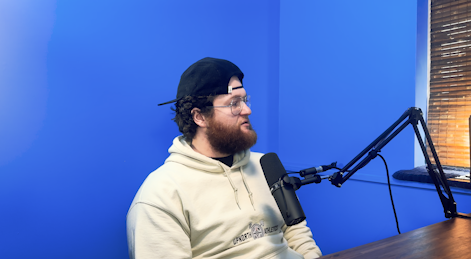
#> input picture testface4.png, 471 x 259 px
$ python detect.py
#> lines starting #> are read from the running program, lines starting #| are printed output that depends on the picture; after the words box and inside, x2 and y2 are one past the last pixel; in counts of white or black regions, pixels touching at a corner belong together
import cv2

def detect_faces(image_path):
    # Load Haar Cascade Classifiers
#> called with image_path = 'testface4.png'
    frontal_face_cascade = cv2.CascadeClassifier(cv2.data.haarcascades + 'haarcascade_frontalface_default.xml')
    profile_face_cascade = cv2.CascadeClassifier(cv2.data.haarcascades + 'haarcascade_profileface.xml')

    # Read the image
    image = cv2.imread(image_path)
#> image is the input picture: shape (259, 471, 3); mean B, G, R 196.9, 117.9, 86.4
    if image is None:
        raise Exception("Image not found or unable to load.")

    # Convert to grayscale
    gray_image = cv2.cvtColor(image, cv2.COLOR_BGR2GRAY)
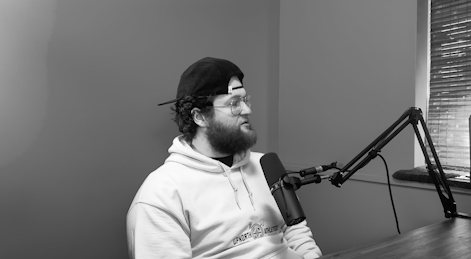
#> gray_image: shape (259, 471); min 0, max 254, mean 117.4

    # First try detecting frontal faces
    faces = frontal_face_cascade.detectMultiScale(gray_image, scaleFactor=1.1, minNeighbors=5, minSize=(30, 30))
#> faces = ()
    print("1Found {0} faces!".format(len(faces)))
#| 1Found 0 faces!
    # If no frontal faces detected, try detecting profile faces
    if len(faces) == 0:
        faces = profile_face_cascade.detectMultiScale(gray_image, scaleFactor=1.1, minNeighbors=5, minSize=(30, 30))
        print("2Found {0} faces!".format(len(faces)))
#| 2Found 0 faces!

    # Draw rectangles around detected faces
    for (x, y, w, h) in faces:
        cv2.rectangle(image, (x, y), (x+w, y+h), (255, 0, 0), 2)
#> this loop made 0 passes

    # Output the result
    cv2.imshow("Faces Detected", image)
    cv2.waitKey(0)
    cv2.destroyAllWindows()

detect_faces('testface4.png')

$ run again, with testface2.png copied over testface4.png
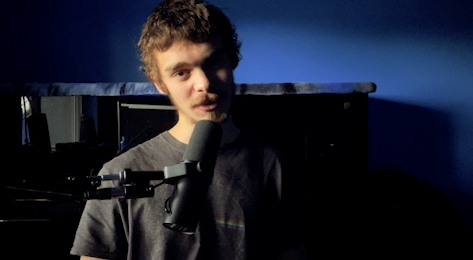
#> input picture testface2.png, 473 x 260 px
#> in detect_faces, image is the input picture: shape (260, 473, 3); mean B, G, R 43.9, 29.4, 25.4
#> in detect_faces, `gray_image = cv2.cvtColor(image, cv2.COLOR_BGR2GRAY)`:
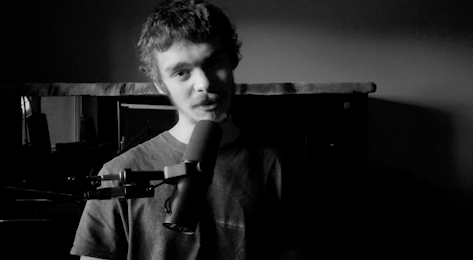
#> gray_image: shape (260, 473); min 0, max 231, mean 29.8
#> faces = [[155, 34, 91, 91]]
#| 1Found 1 faces!
#> the loop in detect_faces, `for (x, y, w, h) in faces:` made 1 pass
#> after the loop in detect_faces, `for (x, y, w, h) in faces:`:
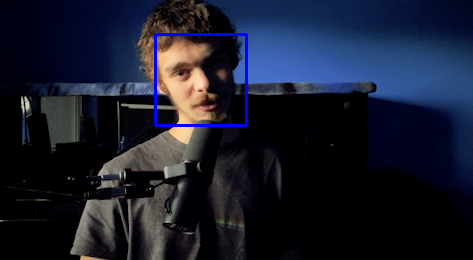
#> image: shape (260, 473, 3); 0.88% of pixels changed, all inside (x1, y1, x2, y2) = (154, 33, 248, 127)

$ run again, with testface3.png copied over testface4.png
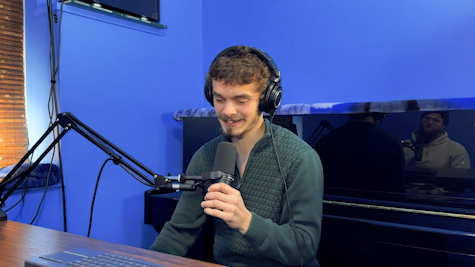
#> input picture testface3.png, 475 x 267 px
#> in detect_faces, image is the input picture: shape (267, 475, 3); mean B, G, R 138.2, 80.5, 63.5
#> in detect_faces, `gray_image = cv2.cvtColor(image, cv2.COLOR_BGR2GRAY)`:
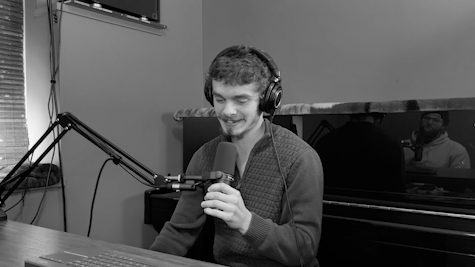
#> gray_image: shape (267, 475); min 0, max 254, mean 82
#> faces = [[203, 79, 57, 57]]
#| 1Found 1 faces!
#> the loop in detect_faces, `for (x, y, w, h) in faces:` made 1 pass
#> after the loop in detect_faces, `for (x, y, w, h) in faces:`:
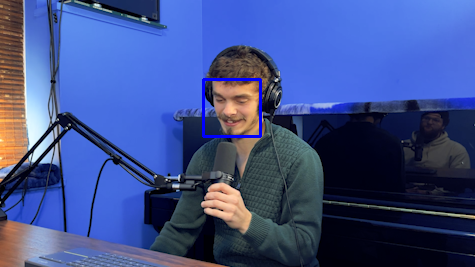
#> image: shape (267, 475, 3); 0.54% of pixels changed, all inside (x1, y1, x2, y2) = (202, 78, 262, 138)

$ run again, with testface.png copied over testface4.png
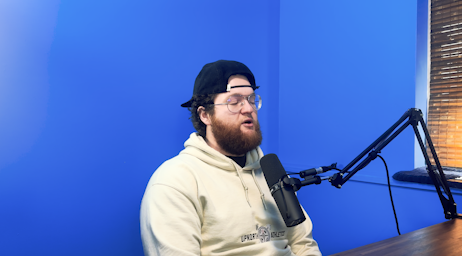
#> input picture testface.png, 462 x 256 px
#> in detect_faces, image is the input picture: shape (256, 462, 3); mean B, G, R 200, 117.1, 83.8
#> in detect_faces, `gray_image = cv2.cvtColor(image, cv2.COLOR_BGR2GRAY)`:
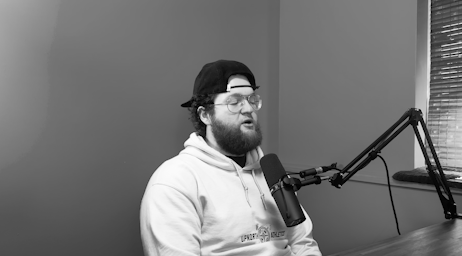
#> gray_image: shape (256, 462); min 0, max 255, mean 116.6
#> faces = ()
#| 1Found 0 faces!
#| 2Found 0 faces!
